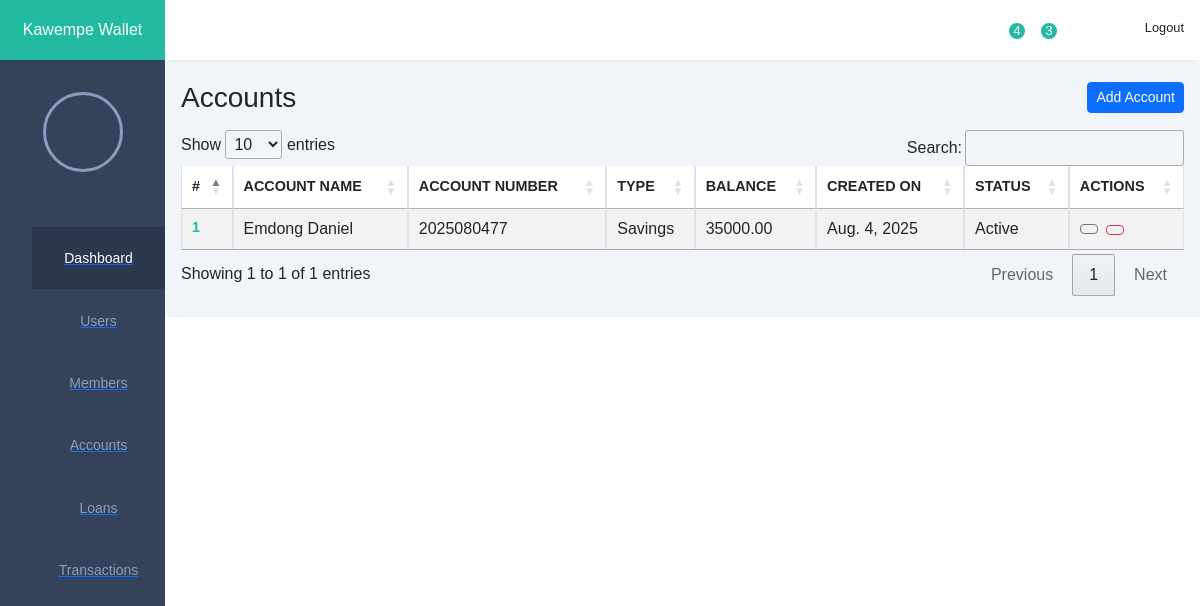
/accounts/, run on an earlier commit of the app's database.
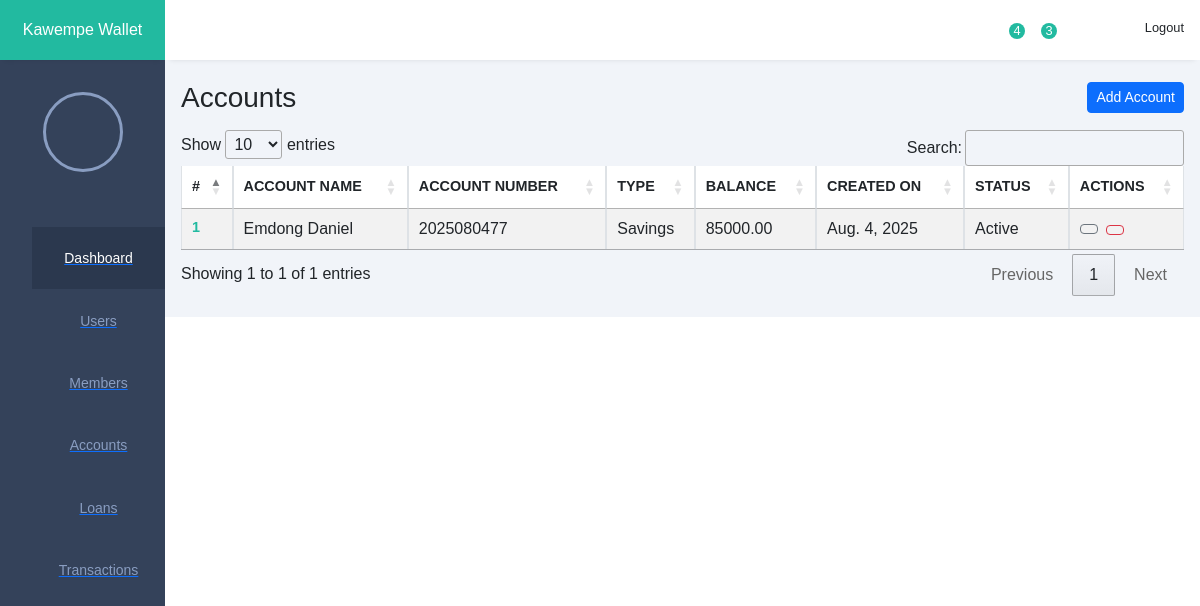
And on a later commit of the database.
### customers/models.py (models this page shows, shortened)
class Account(models.Model):
    class AccountType(models.TextChoices):
        SAVINGS = 'Savings', _('Savings')
        CURRENT = 'Current', _('Current')
        FIXED = 'Fixed', _('Fixed')
        JOINT = 'Joint', _('Joint')
        CORPORATE = 'Corporate', _('Corporate')
    class AccountStatus(models.TextChoices):
        ACTIVE = 'Active', _('Active')
        CLOSED = 'Closed', _('Closed')
        DORMANT = 'Dormant', _('Dormant')
        SUSPENDED = 'Suspended', _('Suspended')
    customer = models.ForeignKey(Customer, on_delete=models.CASCADE)
    account_number = models.CharField(
        max_length=50, primary_key=True, editable=False, unique=True)
    account_type = models.CharField(
        max_length=50, choices=AccountType.choices, default=AccountType.SAVINGS)
    balance = models.DecimalField(
        max_digits=13, decimal_places=2, default=0.00)
    date_opened = models.DateField(auto_now_add=True)
    status = models.CharField(
        max_length=50, choices=AccountStatus.choices, default=AccountStatus.ACTIVE)

### customers/views.py (the view)
# urls.py: path('accounts/', AccountListView.as_view(), name='account_list'),
class AccountListView(ListView):
    model = Account
    template_name = 'bank/account_list.html'
    context_object_name = 'accounts'
    def get_queryset(self):
        return (
            super()
            .get_queryset()
            .select_related('customer')
            .annotate(
                account_name=Concat(
                    'customer__first_name',
                    Value(' '),
                    'customer__last_name',
                    output_field=CharField(),
                )
            )
        )

### templates/bank/account_list.html (shortened to what this page needs)
{% extends 'base.html' %}
{% block content %}
<div class="d-flex justify-content-between align-items-center mb-3">
  <h1 class="h3 m-0">Accounts</h1>
  <a href="{% url 'account_add' %}" class="btn btn-primary btn-sm">
    Add Account
  </a>
</div>
<table width="100%" id="customers-table" class="table table-striped table-hover table-bordered">
  <thead>
    <tr>
      <th>#</th>
      <th>ACCOUNT NAME</th>
      <th>ACCOUNT NUMBER</th>
      <th>TYPE</th>
      <th>BALANCE</th>
      <th>CREATED ON</th>
      <th>STATUS</th>
      <th>ACTIONS</th>
    </tr>
  </thead>
  <tbody>
    {% for account in accounts %}
    <tr>
      <td>{{ forloop.counter }}</td>
      <td>{{ account.account_name }}</td>
      <td>{{ account.account_number }}</td>
      <td>{{ account.account_type }}</td>
      <td>{{ account.balance }}</td>
      <td>{{ account.date_opened }}</td>
      <td>{{ account.status }}</td>
      <td>
        <div class="actions d-flex align-items-center gap-2">
          <a href="" class="btn btn-sm btn-outline-secondary" title="View">
          </a>
<form action="{% url 'account_delete' account.account_number %}" method="post" onsubmit="return confirm('Are you sure you want to delete this account?');" style="display:inline;">
  <button type="submit" class="btn btn-sm btn-outline-danger" title="Delete">
  </button>
</form>
        </div>
      </td>
    </tr>
    {% empty %}
    <tr>
      <td colspan="8" class="text-center">No accounts found.</td>
    </tr>
    {% endfor %}
  </tbody>
</table>
{% endblock %}

What changed in the data, as far as the page shows it:
changed Account "Emdong Daniel": balance "35000.00" → "85000.00"
